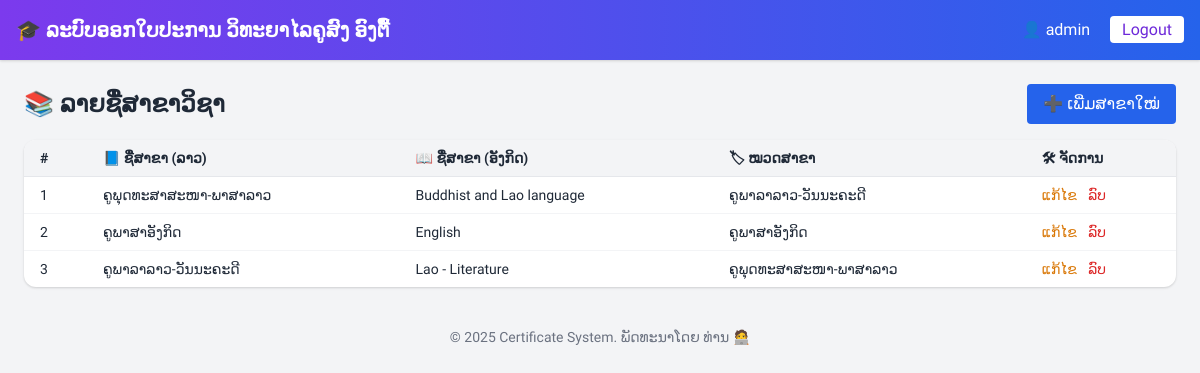
Page /views/major_list.php (signed in) on the committed database.
### tables this page shows
CREATE TABLE `majors` (
  `id` int(11) NOT NULL COMMENT 'ລະຫັດສາຂາ',
  `major_lao` varchar(100) NOT NULL COMMENT 'ຊື່ສາຂາ (ພາສາລາວ)',
  `major_en` varchar(100) NOT NULL COMMENT 'ຊື່ສາຂາ (ພາສາອັງກິດ)',
  `category_id` int(11) DEFAULT NULL COMMENT 'ເຊື່ອມໄປຫາໝວດສາຂາ'
);

CREATE TABLE `major_categories` (
  `id` int(11) NOT NULL COMMENT 'ລະຫັດໝວດສາຂາ',
  `category_name_lao` varchar(100) NOT NULL COMMENT 'ຊື່ໝວດສາຂາ (ພາສາລາວ)',
  `category_name_en` varchar(100) NOT NULL COMMENT 'ຊື່ໝວດສາຂາ (ພາສາອັງກິດ)'
);

### views/major_list.php (the view, shortened to what this page needs)
<?php
require_once(__DIR__ . '/../config/config.php');
$sql = "
  SELECT m.id, m.major_lao, m.major_en, c.category_name_lao
  FROM majors m
  LEFT JOIN major_categories c ON m.category_id = c.id
  ORDER BY m.id DESC
";
$stmt = $pdo->query($sql);
$majors = $stmt->fetchAll();
?>
<?php include('header.php'); ?>
<main class="flex-1 p-6">
  <div class="flex justify-between items-center mb-4">
    <h2 class="text-2xl font-bold">📚 ລາຍຊື່ສາຂາວິຊາ</h2>
    <a href="<?= BASE_URL ?>views/major_add.php" class="bg-blue-600 text-white px-4 py-2 rounded hover:bg-blue-700 transition">
      ➕ ເພີ່ມສາຂາໃໝ່
    </a>
  </div>
  <div class="overflow-x-auto bg-white rounded-xl shadow">
    <table class="min-w-full divide-y divide-gray-200 text-sm">
      <thead class="bg-gray-100">
        <tr>
          <th class="px-4 py-2 text-left">#</th>
          <th class="px-4 py-2 text-left">📘 ຊື່ສາຂາ (ລາວ)</th>
          <th class="px-4 py-2 text-left">📖 ຊື່ສາຂາ (ອັງກິດ)</th>
          <th class="px-4 py-2 text-left">🏷 ໝວດສາຂາ</th>
          <th class="px-4 py-2 text-left">🛠 ຈັດການ</th>
        </tr>
      </thead>
      <tbody class="divide-y divide-gray-100">
        <?php foreach ($majors as $index => $major): ?>
          <tr class="hover:bg-gray-50">
            <td class="px-4 py-2"><?= $index + 1 ?></td>
            <td class="px-4 py-2"><?= htmlspecialchars($major['major_lao']) ?></td>
            <td class="px-4 py-2"><?= htmlspecialchars($major['major_en']) ?></td>
            <td class="px-4 py-2"><?= htmlspecialchars($major['category_name_lao'] ?? '—') ?></td>
            <td class="px-4 py-2 space-x-2">
              <a href="<?= BASE_URL ?>views/major_edit.php?id=<?= $major['id'] ?>" class="text-yellow-600 hover:underline">ແກ້ໄຂ</a>
              <a href="<?= BASE_URL ?>actions/major_delete.php?id=<?= $major['id'] ?>" class="text-red-600 hover:underline" onclick="return confirm('ຢືນຢືນການລົບ?')">ລົບ</a>
            </td>
          </tr>
        <?php endforeach; ?>
      </tbody>
    </table>
  </div>
</main>
<?php include('footer.php'); ?>

### views/header.php (style rules this page uses)
body { font-family: 'Phetsarath', sans-serif; }

### rows in the picture
majors: major_lao "ຄູພຸດທະສາສະໜາ-ພາສາລາວ", major_en "Buddhist and Lao language", category.category_name_lao "ຄູພາລາລາວ-ວັນນະຄະດີ"
majors: major_lao "ຄູພາສາອັງກິດ", major_en "English", category.category_name_lao "ຄູພາສາອັງກິດ"
majors: major_lao "ຄູພາລາລາວ-ວັນນະຄະດີ", major_en "Lao - Literature", category.category_name_lao "ຄູພຸດທະສາສະໜາ-ພາສາລາວ"

### other values in the picture
$_SESSION['user']['username'] "admin"
